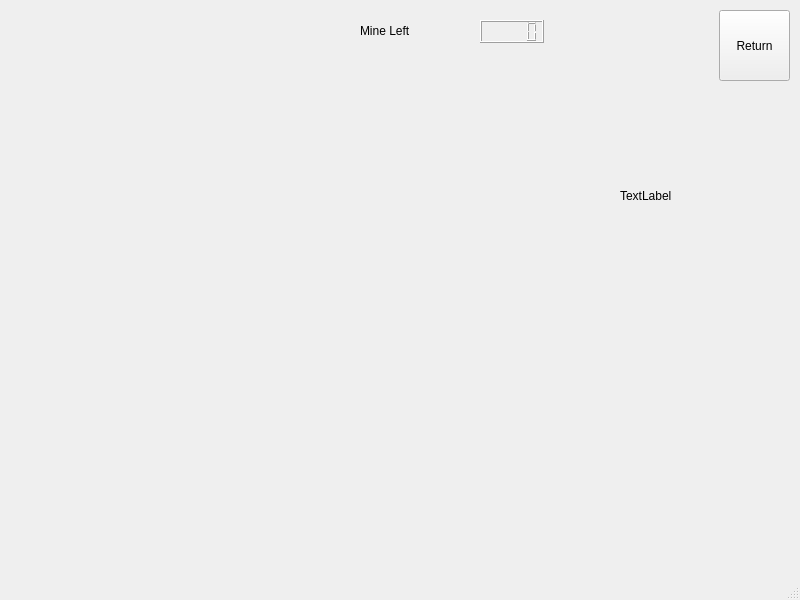
<?xml version="1.0" encoding="UTF-8"?>
<ui version="4.0">
 <class>MineSweepingGame</class>
 <widget class="QMainWindow" name="MineSweepingGame">
  <property name="geometry">
   <rect>
    <x>0</x>
    <y>0</y>
    <width>800</width>
    <height>600</height>
   </rect>
  </property>
  <property name="windowTitle">
   <string>MainWindow</string>
  </property>
  <widget class="QWidget" name="centralwidget">
   <widget class="QPushButton" name="pushButton">
    <property name="geometry">
     <rect>
      <x>719</x>
      <y>10</y>
      <width>71</width>
      <height>71</height>
     </rect>
    </property>
    <property name="text">
     <string>Return</string>
    </property>
   </widget>
   <widget class="QLCDNumber" name="lcdNumber">
    <property name="geometry">
     <rect>
      <x>480</x>
      <y>20</y>
      <width>64</width>
      <height>23</height>
     </rect>
    </property>
   </widget>
   <widget class="QLabel" name="label">
    <property name="geometry">
     <rect>
      <x>360</x>
      <y>20</y>
      <width>51</width>
      <height>21</height>
     </rect>
    </property>
    <property name="text">
     <string>Mine Left</string>
    </property>
   </widget>
   <widget class="QLabel" name="label_2">
    <property name="geometry">
     <rect>
      <x>620</x>
      <y>170</y>
      <width>81</width>
      <height>51</height>
     </rect>
    </property>
    <property name="text">
     <string>TextLabel</string>
    </property>
   </widget>
  </widget>
  <widget class="QMenuBar" name="menubar">
   <property name="geometry">
    <rect>
     <x>0</x>
     <y>0</y>
     <width>800</width>
     <height>23</height>
    </rect>
   </property>
  </widget>
  <widget class="QStatusBar" name="statusbar"/>
 </widget>
 <resources/>
 <connections/>
</ui>
